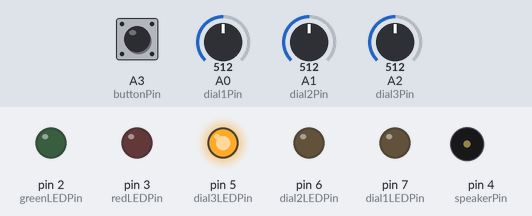
The sketch below on a simulated Arduino Uno, built with avr-gcc and run on an emulated ATmega328P. On the bench: output pins drawn as LEDs (lit = HIGH), buzzer (waves = sounding). The inputs (shaded band) are chosen by the test bench; at power-on: A3 (buttonPin) LOW, A0 (dial1Pin) = 512, A1 (dial2Pin) = 512, A2 (dial3Pin) = 512.

Above: at 1.2 s.
1.3 s: A3 (buttonPin) pulled HIGH for 0.15 s
At 3.7 s:
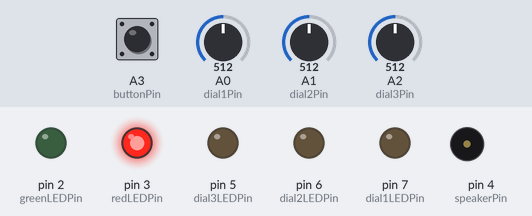
4.3 s: A0 (dial1Pin) set to 521
At 4.8 s:
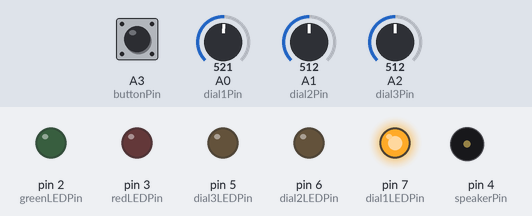
6.0 s: A1 (dial2Pin) set to 529
At 7.3 s:
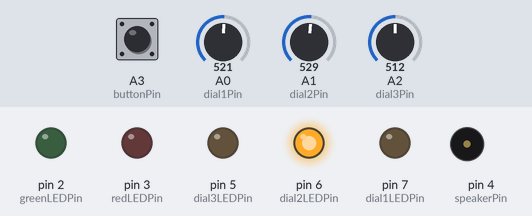
7.7 s: A3 (buttonPin) pulled HIGH for 1 s
At 8.88 s:
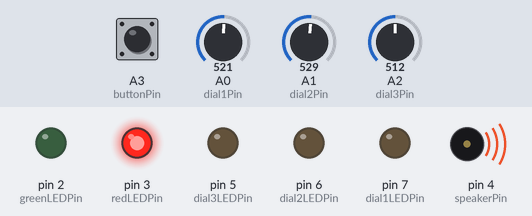
10.7 s: A3 (buttonPin) pulled HIGH for 3.2 s
At 16.1 s:
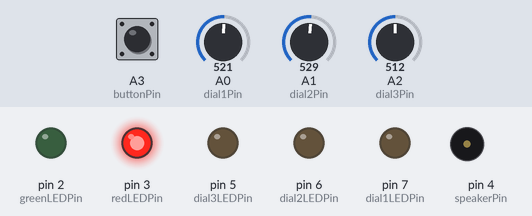
Timing chart, 0 to 16.4 s (numbered marks = the images above; inputs shaded):
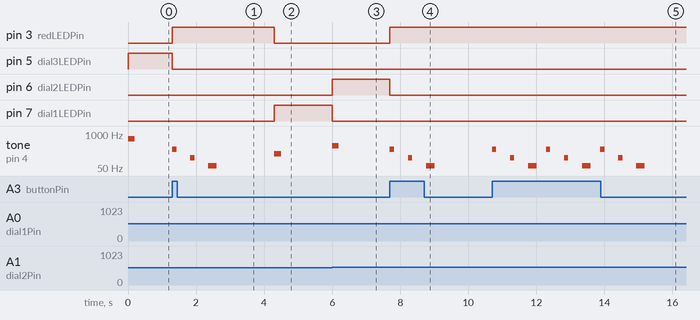

Measured:
- the behaviour switches between 512 and 513 on A0 (dial1Pin) (found by bisection; images 1 and 2)
- the behaviour switches between 512 and 513 on A1 (dial2Pin) (found by bisection; images 2 and 3)
- after the input at 1.3 s, pin 3 (redLEDPin): LOW → HIGH at once; pin 5 (dial3LEDPin): HIGH → LOW at once; tone on pin 4 (speakerPin): plays 262 Hz for 0.13 s, 123 Hz for 0.13 s, 62 Hz for 0.25 s, starting at once
- after the input at 4.3 s, pin 3 (redLEDPin): HIGH → LOW at once; pin 7 (dial1LEDPin): LOW → HIGH at once; tone on pin 4 (speakerPin): silent → 175 Hz at once, → silent 0.20 s later
- after the input at 6.0 s, pin 6 (dial2LEDPin): LOW → HIGH at once; pin 7 (dial1LEDPin): HIGH → LOW at once; tone on pin 4 (speakerPin): silent → 349 Hz at once, → silent 0.20 s later
- after the input at 7.7 s, pin 3 (redLEDPin): LOW → HIGH at once; pin 6 (dial2LEDPin): HIGH → LOW at once; tone on pin 4 (speakerPin): plays 262 Hz for 0.13 s, 123 Hz for 0.13 s, 62 Hz for 0.25 s, starting at once
- after the input at 10.7 s, tone on pin 4 (speakerPin): silent → 262 Hz at once, then repeats every 1.6 s: silent 0.41 s, 123 Hz 0.13 s, silent 0.41 s, 62 Hz 0.25 s, silent 0.28 s, 262 Hz 0.13 s

The sketch:

locker.ino
```cpp
# include "pitches.h";

int greenLEDPin = 2;
int redLEDPin = 3;
int speakerPin = 4;
int dial3LEDPin = 5;
int dial2LEDPin = 6;
int dial1LEDPin = 7;
int dial1Pin = A0;
int dial2Pin = A1;
int dial3Pin = A2;
int buttonPin = A3;

int dial1Reading;
int dial2Reading;
int dial3Reading;

int lastDial1Reading;
int lastDial2Reading;
int lastDial3Reading;

// notes in the melody:
  int melodyIncorrect[] = {
  NOTE_C4, NOTE_B2 , NOTE_B1};

  int melodyCorrect[] = {
  NOTE_C5, NOTE_E5, NOTE_G5, NOTE_G5};

// note durations: 4 = quarter note, 8 = eighth note, etc.:
  int noteDurationsIncorrect[] = {8,8,4};
  int noteDurationsCorrect[] = {8,8,8,2};


void setup() {
  // put your setup code here, to run once;
  pinMode(dial1Pin, INPUT);
  pinMode(dial2Pin, INPUT);
  pinMode(dial2Pin, INPUT);
  pinMode(buttonPin, INPUT);
  pinMode(greenLEDPin, OUTPUT);
  pinMode(redLEDPin, OUTPUT);
  pinMode(dial1LEDPin, OUTPUT);
  pinMode(dial2LEDPin, OUTPUT);
  pinMode(dial3LEDPin, OUTPUT);
}

void loop() {
  // put your main code here, to run repeatedly:
  dial1Reading = analogRead(dial1Pin)/171;
  dial2Reading = analogRead(dial2Pin)/171;
  dial3Reading = analogRead(dial3Pin)/171;

  Serial.println("---");
  Serial.println("Current combination:");
  Serial.println(dial1Reading);
  Serial.println(dial2Reading);
  Serial.println(dial3Reading);


 if (dial1Reading != lastDial1Reading) {
  Serial.println("dial 1 changed");
    // DIAL 1: play different tones for different dial readings
    if (dial1Reading == 0) { tone(4, NOTE_C3, 200); };
    if (dial1Reading == 1) { tone(4, NOTE_D3, 200); };
    if (dial1Reading == 2) { tone(4, NOTE_E3, 200); };
    if (dial1Reading == 3) { tone(4, NOTE_F3, 200); };
    if (dial1Reading == 4) { tone(4, NOTE_G3, 200); };
    if (dial1Reading == 5) { tone(4, NOTE_A3, 200); };
    digitalWrite(dial1LEDPin, HIGH);
    digitalWrite(dial2LEDPin, LOW);
    digitalWrite(dial3LEDPin, LOW);
    digitalWrite(greenLEDPin, LOW);
    digitalWrite(redLEDPin, LOW);
  lastDial1Reading = dial1Reading;
 };

  if (dial2Reading != lastDial2Reading) {
  Serial.println("dial 2 changed");
    // DIAL 2: play different tones for different dial readings
    if (dial2Reading == 0) { tone(4, NOTE_C4, 200); };
    if (dial2Reading == 1) { tone(4, NOTE_D4, 200); };
    if (dial2Reading == 2) { tone(4, NOTE_E4, 200); };
    if (dial2Reading == 3) { tone(4, NOTE_F4, 200); };
    if (dial2Reading == 4) { tone(4, NOTE_G4, 200); };
    if (dial2Reading == 5) { tone(4, NOTE_A4, 200); };
    digitalWrite(dial1LEDPin, LOW);
    digitalWrite(dial2LEDPin, HIGH);
    digitalWrite(dial3LEDPin, LOW);
    digitalWrite(greenLEDPin, LOW);
    digitalWrite(redLEDPin, LOW);
  lastDial2Reading = dial2Reading;
 };


   if (dial3Reading != lastDial3Reading) {
  Serial.println("dial 3 changed");
    // DIAL 3: play different tones for different dial readings
    if (dial3Reading == 0) { tone(4, NOTE_C5, 200); };
    if (dial3Reading == 1) { tone(4, NOTE_D5, 200); };
    if (dial3Reading == 2) { tone(4, NOTE_E5, 200); };
    if (dial3Reading == 3) { tone(4, NOTE_F5, 200); };
    if (dial3Reading == 4) { tone(4, NOTE_G5, 200); };
    if (dial3Reading == 5) { tone(4, NOTE_A5, 200); };
    digitalWrite(dial1LEDPin, LOW);
    digitalWrite(dial2LEDPin, LOW);
    digitalWrite(dial3LEDPin, HIGH);
    digitalWrite(greenLEDPin, LOW);
    digitalWrite(redLEDPin, LOW);
  lastDial3Reading = dial3Reading;
 };


  int buttonState = digitalRead(buttonPin);

   if (buttonState  == HIGH) {
      digitalWrite(dial1LEDPin, LOW);
      digitalWrite(dial2LEDPin, LOW);
      digitalWrite(dial3LEDPin, LOW);
      // CHECK if correct: play different tones & light red or green to check if the code is correct
        if ((dial1Reading == 5) && (dial2Reading == 3) && (dial3Reading == 2)) {
          Serial.println("Correct combination!");
          digitalWrite(greenLEDPin, HIGH);
          digitalWrite(redLEDPin, LOW);
         // MELODY iterate over the notes of the melody:
          for (int thisNote = 0; thisNote < 4; thisNote++) {
          int noteDuration = 1000/noteDurationsCorrect[thisNote];
          tone(speakerPin, melodyCorrect[thisNote],noteDuration);

          //pause for the note's duration plus 30 ms:
          delay(noteDuration +30);
          //noTone(speakerPin);
           }
          } else {
              digitalWrite(greenLEDPin, LOW);
              digitalWrite(redLEDPin, HIGH);
              Serial.println("Incorrect combination!");
              // MELODY iterate over the notes of the melody:
              for (int thisNote = 0; thisNote < 3; thisNote++) {
               int noteDuration = 1000/noteDurationsIncorrect[thisNote];
                tone(speakerPin, melodyIncorrect[thisNote],noteDuration);

              //pause for the note's duration plus 30 ms:
              delay(530);
              //noTone(speakerPin);
              };
          };
      }
//      else if (buttonPressed == 0) {
//        Serial.println("Press button to check!");
//        digitalWrite(greenLEDPin, LOW);
//        digitalWrite(redLEDPin, LOW);
      };
```

pitches.h
```cpp
/*************************************************
* Public Constants
*************************************************/

#define NOTE_B0  31
#define NOTE_C1  33
#define NOTE_CS1 35
#define NOTE_D1  37
#define NOTE_DS1 39
#define NOTE_E1  41
#define NOTE_F1  44
#define NOTE_FS1 46
#define NOTE_G1  49
#define NOTE_GS1 52
#define NOTE_A1  55
#define NOTE_AS1 58
#define NOTE_B1  62
#define NOTE_C2  65
#define NOTE_CS2 69
#define NOTE_D2  73
#define NOTE_DS2 78
#define NOTE_E2  82
#define NOTE_F2  87
#define NOTE_FS2 93
#define NOTE_G2  98
#define NOTE_GS2 104
#define NOTE_A2  110
#define NOTE_AS2 117
#define NOTE_B2  123
#define NOTE_C3  131
#define NOTE_CS3 139
#define NOTE_D3  147
#define NOTE_DS3 156
#define NOTE_E3  165
#define NOTE_F3  175
#define NOTE_FS3 185
#define NOTE_G3  196
#define NOTE_GS3 208
#define NOTE_A3  220
#define NOTE_AS3 233
#define NOTE_B3  247
#define NOTE_C4  262
#define NOTE_CS4 277
#define NOTE_D4  294
#define NOTE_DS4 311
#define NOTE_E4  330
#define NOTE_F4  349
#define NOTE_FS4 370
#define NOTE_G4  392
#define NOTE_GS4 415
#define NOTE_A4  440
#define NOTE_AS4 466
#define NOTE_B4  494
#define NOTE_C5  523
#define NOTE_CS5 554
#define NOTE_D5  587
#define NOTE_DS5 622
#define NOTE_E5  659
#define NOTE_F5  698
#define NOTE_FS5 740
#define NOTE_G5  784
#define NOTE_GS5 831
#define NOTE_A5  880
#define NOTE_AS5 932
#define NOTE_B5  988
#define NOTE_C6  1047
#define NOTE_CS6 1109
#define NOTE_D6  1175
#define NOTE_DS6 1245
#define NOTE_E6  1319
#define NOTE_F6  1397
#define NOTE_FS6 1480
#define NOTE_G6  1568
#define NOTE_GS6 1661
#define NOTE_A6  1760
#define NOTE_AS6 1865
#define NOTE_B6  1976
#define NOTE_C7  2093
#define NOTE_CS7 2217
#define NOTE_D7  2349
#define NOTE_DS7 2489
#define NOTE_E7  2637
#define NOTE_F7  2794
#define NOTE_FS7 2960
#define NOTE_G7  3136
#define NOTE_GS7 3322
#define NOTE_A7  3520
#define NOTE_AS7 3729
#define NOTE_B7  3951
#define NOTE_C8  4186
#define NOTE_CS8 4435
#define NOTE_D8  4699
#define NOTE_DS8 4978
```
